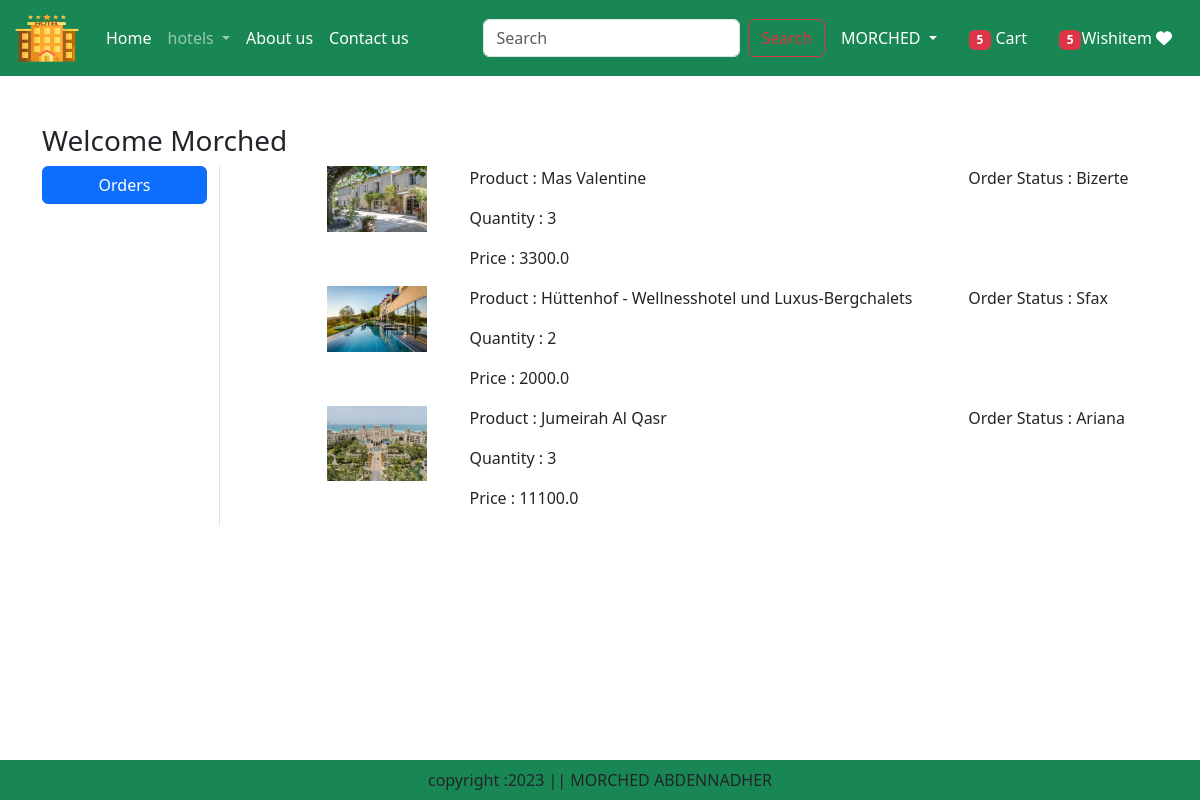
Screenshot of /orders/ (signed in) with the database file from the repository.
### app/models.py (models this page shows, shortened)
class OrderPlaced(models.Model):
    user = models.ForeignKey(User, on_delete=models.CASCADE)
    product = models.ForeignKey(Product, on_delete=models.CASCADE)
    quantity = models.PositiveIntegerField(default=1)
    customer = models.ForeignKey(Customer,on_delete=models.CASCADE)
    status = models.CharField(max_length=50, choices=STATE_CHOICES, default='Pending')
    ordered_data = models.DateTimeField(auto_now_add=True)
    def total_cost(self):
        return self.quantity * self.product.discounted_price

class Product(models.Model):
    title = models.CharField(max_length=100)
    description = models.TextField()
    selling_price = models.FloatField()
    discounted_price = models.FloatField()
    composition = models.TextField(default='')
    category = models.CharField(max_length=10, choices=CATEGORY_CHOICES)
    prodapp = models.TextField(default='')
    product_image = models.ImageField(upload_to='product')

### app/views.py (the view)
# urls.py: path('orders/', views.orders, name='orders'),
def orders(request):
    totalitem = 0
    wishitem = 0
    if request.user.is_authenticated:
        totalitem = len(Cart.objects.filter(user=request.user))
        wishitem = len(Cart.objects.filter(user=request.user))
    order_placed=OrderPlaced.objects.filter(user=request.user)
    return render(request,'app/orders.html',locals())

### app/templates/app/orders.html (shortened to what this page needs)
{% extends 'app/base.html' %}
{% load static %}
{% block main-content %}
<div class="container my-5">
    <div class="row">
     <h3>Welcome <span class="text-capitalize">{{request.user}}</span></h3>
        <div class="col-sm-2 border-end">
            <ul class="list-unstyled">
                <li class="d-grid"><a href="{% url 'orders' %}" class="btn btn-primary">Orders</a></li>
            </ul>
            </div>
            <div class="col-sm-9 offset-sm-1">
                {% for op in order_placed %}
                <div class="row">
                    <div class="col-sm-2">
                        <img src="{{op.product.product_image.url}}" class="img-fluid " height="100" width="100"/>
                        </div>
                        <div class="col-sm-7">
                            <p>Product : {{op.product.title}}</p>
                            <p>Quantity : {{op.quantity}}</p>
                            <p>Price : {{op.total_cost}}</p>
                        </div>
                        <div class="col-sm-3">
                            <p>Order Status : {{op.status}}</p>
                                </div>
                                </div>
                                {% endfor %}
                                </div>
                            </div>
                            </div>
                        {% endblock main-content %}

### rows the page displays
OrderPlaced: product.product_image (picture), product "Mas Valentine", quantity "3", total_cost "3300.0", status "Bizerte"
OrderPlaced: product.product_image (picture), product "Hüttenhof - Wellnesshotel und Luxus-Bergchalets", quantity "2", total_cost "2000.0", status "Sfax"
OrderPlaced: product.product_image (picture), product "Jumeirah Al Qasr", quantity "3", total_cost "11100.0", status "Ariana"

### other values shown
{{ totalitem }} "5"
{{ wishitem }} "5"
{{ request.user }} "Morched"
